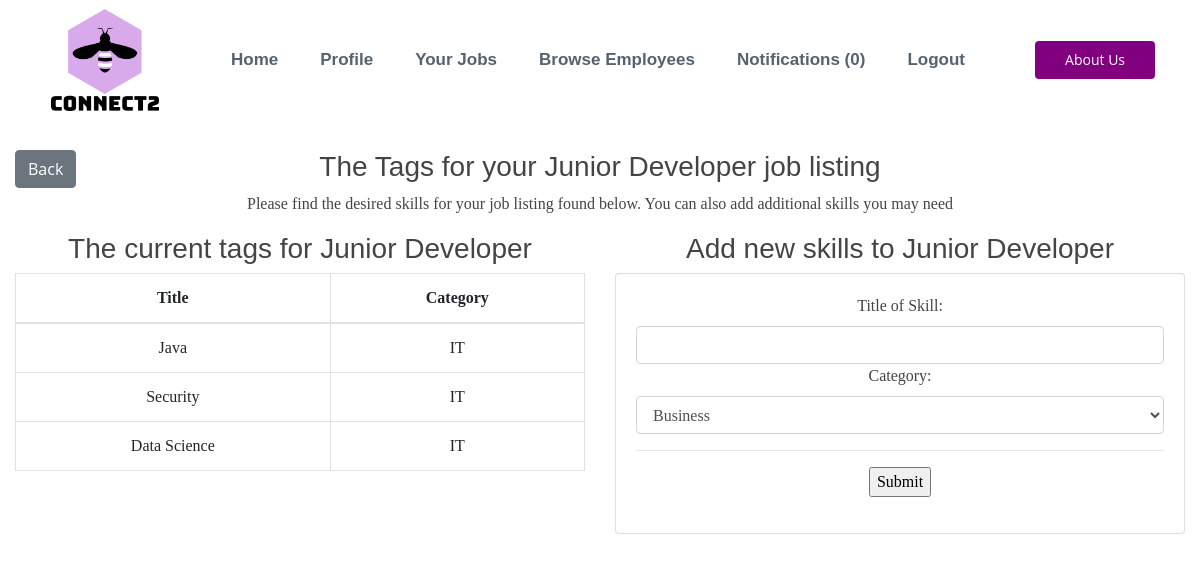
The app's page /216/createjobtag/ (signed in) with its own data.
### account/models.py (models this page shows, shortened)
class Job(models.Model):
    STATUS = (
        ('Open', 'Open'),
        ('Closed', 'Closed'),
        ('Interview', 'Interview'),
    )
    CONTRACT = (
        ('Full Time', 'Full Time'),
        ('Part Time', 'Part Time'),
    )
    WORK = (
        ('Office', 'Office'),
        ('Remote', 'Remote'),
    )
    LENGTH = (
        ('Permanent', 'Permanent'),
        ('Temporary', 'Temporary'),
    )
    employer = models.ForeignKey(
        Employer, null=True, on_delete=models.CASCADE)
    date_created = models.DateTimeField(auto_now_add=True, null=True)
    status = models.CharField(max_length=200, null=True, choices=STATUS)
    title = models.CharField(max_length=200)
    description_role = models.TextField(max_length=2000, null=True, blank=True)
    description_personality = models.TextField(
        max_length=200000, null=True, blank=True)
    contract = models.CharField(max_length=200, null=True, choices=CONTRACT)
    office_type = models.CharField(max_length=200, null=True, choices=WORK)
    length = models.CharField(max_length=200, null=True, choices=LENGTH)
    ideal_person = models.CharField(max_length=200, null=True)
    location = models.CharField(max_length=200, null=True)
    num_hires = models.IntegerField(null=True)
    city = models.CharField(max_length=200, null=True)
    enviornment = models.TextField(
        max_length=2000, null=True, blank=True)
    created = models.DateTimeField(auto_now_add=True)
    job_round = models.IntegerField(null=True, default=1)
    no_applicants = models.IntegerField(default=0, null=True)

class JobTag(models.Model):
    areas = (
        ('Business', 'Business'),
        ('IT', 'IT'),
        ('Retail', 'Retail'),
    )
    job = models.ForeignKey(
        Job, null=True, on_delete=models.CASCADE)
    title = title = models.CharField(max_length=200, blank=True)
    category = models.CharField(
        max_length=200, choices=areas, default='Business')

### employer/views.py (the view, shortened to what this page needs)
# urls.py: path('<int:pk>/createjobtag/', createJobtag, name='createJobtag'),
def createJobtag(request, pk):
    form = JobTagForm()
    employer = Employer.objects.get(user=request.user)
    job = Job.objects.get(pk=pk)
    tag = JobTag.objects.filter(job=job)
    tags = job.jobtag_set.all()
    context = {'employer': employer, 'job': job,
               'tag': tag, 'tags': tags, 'form': form}
    context = {'employer': employer, 'job': job,
               'tag': tag, 'tags': tags, 'form': form}
    return render(request, 'employer/job_tag.html', context)

### employer/forms.py
class JobTagForm(ModelForm):
    class Meta:
        model = JobTag
        fields = ('title',  'category')
        labels = {
            "title": "Title of Skill",
            "category": "Category",
        }
        widgets = {
            'title': forms.TextInput(attrs={'class': 'form-control'}),
            'category': forms.Select(attrs={'class': 'form-control'}),
        }

### notifications/context_processors.py (called while the page is built)
def notifications(request):
    if request.user.is_authenticated:
        return {'notifications': request.user.notifications.filter(is_read=False)}
    else:
        return {'notifications': []}

### employer/templates/employer/job_tag.html (shortened to what this page needs)
{% extends 'employer/core.html' %}
{% load static %}
{% block content %}
<div class="container-fluid">
    <div class="row">
        <div class="col-md-12">
            <div class="row">
                <div class="col-md-1">
                    <a class="btn  btn-secondary" href="{% url 'jobviewer' pk=job.pk %}">Back</a>
                </div>
                <div class="col-md-10">
                    <h3 class="text-center">
                        The Tags for your {{job.title}} job listing
                    </h3>
                    <p class="text-center">
                        Please find the desired skills for your job listing found below. You can also add additional
                        skills you may need
                    </p>
                </div>
            </div>
            <div class="row">
                <div class="col-md-6" id="centerit">
                    <h3>
                        The current tags for {{job.title}}
                    </h3>
                    <table class="table table-bordered">
                        <thead>
                            <tr>
                                <th>
                                    Title
                                </th>
                                <th>
                                    Category
                                </th>
                            </tr>
                        </thead>
                        <tbody>
                            {% for tag in tags %}
                            <tr>
                                <td>
                                    {{tag.title}}
                                </td>
                                <td>
                                    {{tag.category}}
                                </td>
                                {% endfor %}
                            </tr>
                        </tbody>
                    </table>
                </div>
                <div class="col-md-6" id="centerit">
                    <h3>
                        Add new skills to {{job.title}}
                    </h3>
                    <div class="card card-body">
                        <div class="form-group">
                            <form action="" method="POST">
                                {{form}}
                                <hr>
                                <input type="submit" name="Submit">
                            </form>
                        </div>
                    </div>
                </div>
            </div>
        </div>
    </div>
</div>
{% endblock %}

### static/core.css (style rules this page uses)
.form-group { text-align: center; }
table { counter-reset: tableCount; font-family: Georgia; }
p { font-family: Georgia; }
.card { font-family: Georgia; }
body { font-family: "Open Sans", sans-serif; color: #444444; }
a { color: #d9232d; }
h1, h2, h3, h4, h5, h6 { font-family: "Raleway", sans-serif; }
#centerit { text-align: center; }

### records on screen
Job: title "Junior Developer"
JobTag: title "Java", category "IT"
JobTag: title "Security", category "IT"
JobTag: title "Data Science", category "IT"

### other values on screen
{{ notifications.count }} "0"
